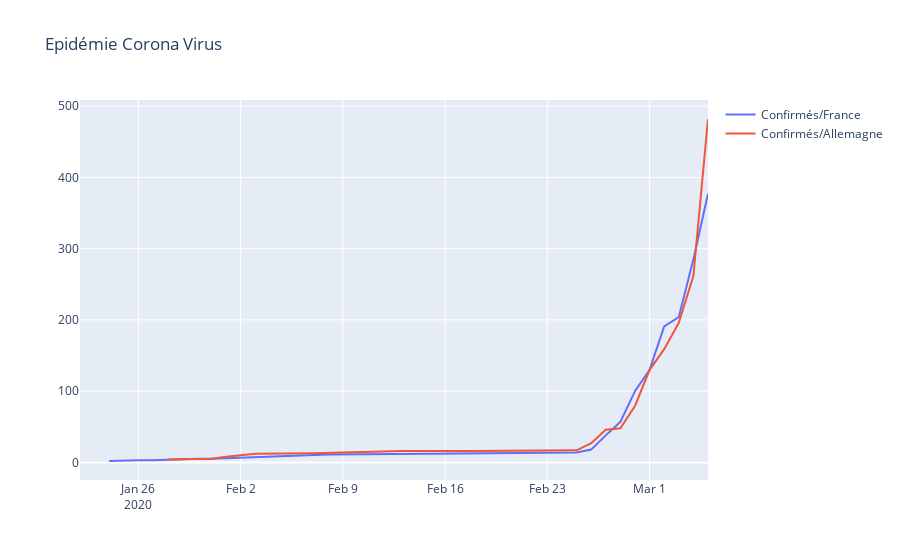

Notebook code for this chart:
### Code cell
data = [go.Scatter(x=france_df['day'],
                   y=france_df['Confirmed'],
                   name='Confirmés/France'
                  ),
        go.Scatter(x=epidemie_df[epidemie_df['Country/Region'] == 'Germany']['day'],
                   y=epidemie_df[epidemie_df['Country/Region'] == 'Germany']['Confirmed'],
                   name='Confirmés/Allemagne'
                  )
       ]

layout = dict(
    title = "Epidémie Corona Virus",
    xaxis = dict(range = ['2020-01-22', '2020-03-05'])
)

fig = dict(data=data, layout=layout)
py.iplot(fig)

### Figure 1 — Plotly figure (JSON) as saved in the notebook; plotly's stock layout.template omitted (floating-point values rounded to 4 significant figures)
{"data": [{"name": "Confirmés/France", "type": "scatter", "x": ["2020-01-24", "2020-01-25", "2020-01-26", "2020-01-27", "2020-01-28", "2020-01-29", "2020-01-30", "2020-01-31", "2020-02-01", "2020-02-01", "2020-02-01", "2020-02-01", "2020-02-01", "2020-02-01", "2020-02-01", "2020-02-08", "2020-02-08", "2020-02-08", "2020-02-08", "2020-02-12", "2020-02-12", "2020-02-12", "2020-02-15", "2020-02-15", "2020-02-15", "2020-02-15", "2020-02-15", "2020-02-15", "2020-02-15", "2020-02-15", "2020-02-15", "2020-02-15", "2020-02-25", "2020-02-26", "2020-02-27", "2020-02-28", "2020-02-29", "2020-03-01", "2020-03-02", "2020-03-03", "2020-03-04", "2020-03-05"], "y": [2, 3, 3, 3, 4, 5, 5, 5, 6, 6, 6, 6, 6, 6, 6, 11, 11, 11, 11, 11, 11, 11, 12, 12, 12, 12, 12, 12, 12, 12, 12, 12, 14, 18, 38, 57, 100, 130, 191, 204, 285, 377]}, {"name": "Confirmés/Allemagne", "type": "scatter", "x": ["2020-01-28", "2020-01-29", "2020-01-30", "2020-01-31", "2020-02-01", "2020-02-02", "2020-02-03", "2020-02-03", "2020-02-03", "2020-02-03", "2020-02-07", "2020-02-07", "2020-02-09", "2020-02-09", "2020-02-11", "2020-02-11", "2020-02-13", "2020-02-13", "2020-02-13", "2020-02-13", "2020-02-13", "2020-02-18", "2020-02-18", "2020-02-18", "2020-02-21", "2020-02-21", "2020-02-21", "2020-02-21", "2020-02-25", "2020-02-26", "2020-02-27", "2020-02-28", "2020-02-29", "2020-03-01", "2020-03-02", "2020-03-03", "2020-03-04", "2020-03-05"], "y": [4, 4, 4, 5, 8, 10, 12, 12, 12, 12, 13, 13, 14, 14, 16, 16, 16, 16, 16, 16, 16, 16, 16, 16, 16, 16, 16, 16, 17, 27, 46, 48, 79, 130, 159, 196, 262, 482]}], "layout": {"title": {"text": "Epidémie Corona Virus"}, "xaxis": {"range": ["2020-01-22", "2020-03-05"]}}}
